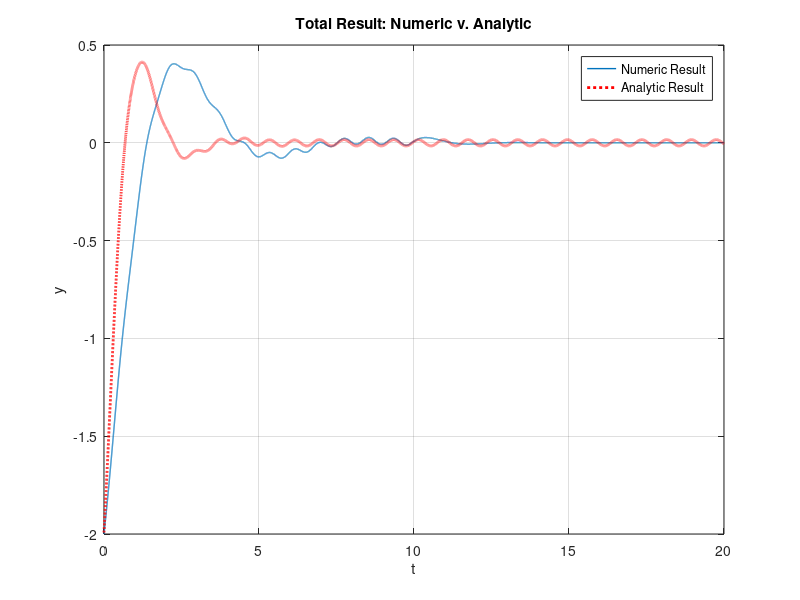

This figure's MATLAB source:
data = load('./total_result.txt');
x = data(:,1);
y = data(:,2);


figure;
plot(x,y,'LineWidth',1,'DisplayName','Numeric Result')
hold on;
grid on;

t_fine = 0:0.001:20;

y_analytic = (-0.07 .* exp(-2.6038 .* t_fine) + 1.94 .* exp(-1.198 .* t_fine) .* cos(2.08 .* t_fine - 2.98) + 0.0164 .* cos(7.85 .* t_fine +2.03));

y_analytic = real(y_analytic);

plot(t_fine, y_analytic, 'r:','Linewidth',2,'DisplayName', 'Analytic Result')

legend('show');
xlabel('t');
ylabel('y');
title('Total Result: Numeric v. Analytic');
